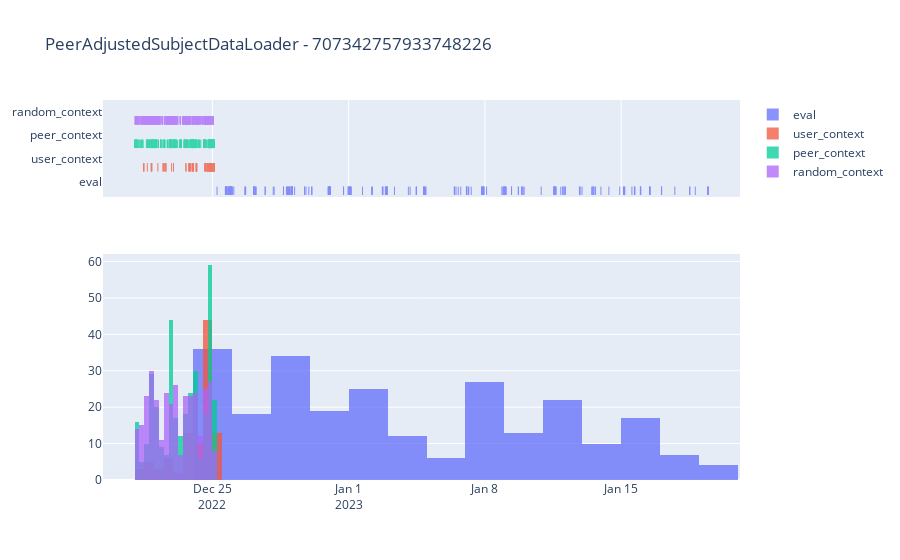

The notebook cell this image was saved under:
### Code cell
plot_random_user_dataset()
